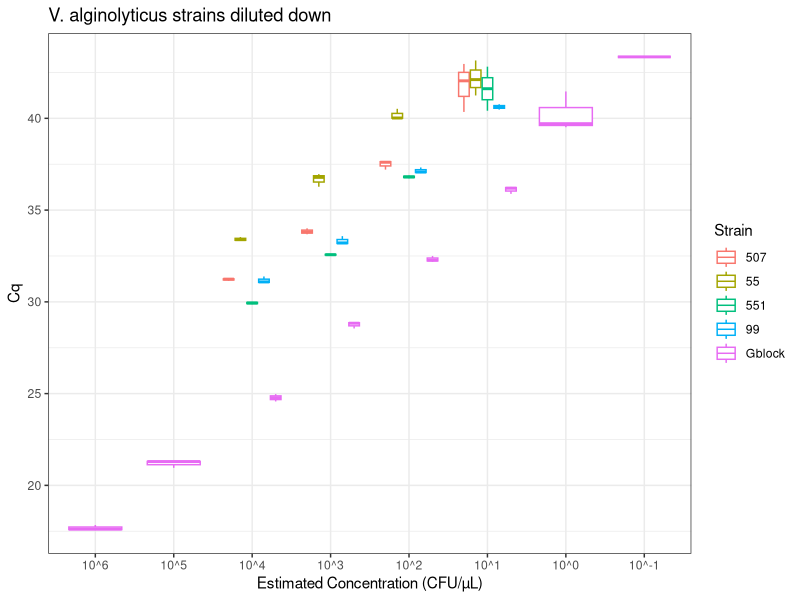
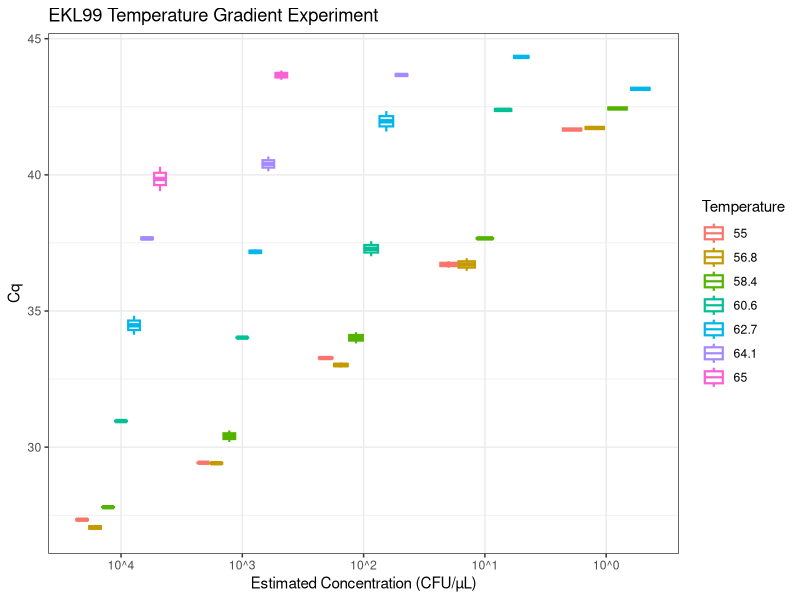

Generate these figures, in order, with R:
## ---- chunk 1
library(here)
library(tidyverse)
## ---- chunk 2
d<- read_csv(here("data", "raw_data", "qpcr", "va","va_diluted_down_strains.csv"))
g<- read_csv(here("data", "raw_data", "qpcr", "va","va_gblock.csv"))
grad<- read_csv(here("data", "raw_data", "qpcr", "va","va_gradient.csv"))
## ---- chunk 3
d<-
  d %>%
  select(Sample, Cq)

g<-
  g %>%
  select(concentration, Cq)

grad<-
  grad %>%
  select(Well, Sample, Cq)
## ---- chunk 4
d<-
  d %>%
  mutate(strain = substr(Sample, 1,3),
         dilution = substr(Sample, 4,5)) 

g<-
  g %>%
  mutate(strain = "Gblock") %>%
  filter(!is.na(Cq))

grad<-
  grad %>%
  mutate(temp = case_when(grepl("A", Well) ~ "65",
         grepl("D", Well) ~ "64.1",
         grepl("F", Well) ~ "62.7",
         grepl("H", Well) ~ "60.6",
         grepl("J", Well) ~ "58.4",
         grepl("L", Well) ~ "56.8",
         grepl("P", Well) ~ "55"),
         Sample = recode(Sample, "e4" = "10^4"),
         Sample = recode(Sample, "e3" = "10^3"),
         Sample = recode(Sample, "e2" = "10^2"),
         Sample = recode(Sample, "e1" = "10^1"),
         Sample = recode(Sample, "e0" = "10^0"),
         Sample = recode(Sample, "Raw" = "10^5"),
         Sample = recode(Sample, "Raw_e5" = "10^5")) %>%
  filter(!Sample %in% "NTC") 
## ---- chunk 5
d$strain<- gsub('_', '', d$strain)
d$dilution<- gsub('_', '', d$dilution)

d<-
  d %>%
  mutate(concentration = case_when(dilution == "1" ~ "10^4",
                                   dilution == "2" ~ "10^3",
                                   dilution == "3" ~ "10^2",
                                   dilution == "4" ~ "10^1")) %>%
  select(!c(Sample, dilution))
## ---- chunk 6
df_line <- grad %>% group_by(Sample) %>% summarise(mean_y = mean(Cq))
## ---- chunk 7
master<-
  rbind(d,g)
## ---- chunk 8
master %>%
  ggplot() + geom_boxplot(
    aes(x = concentration,
        y = Cq,
        color = strain)) +
  theme_bw() +
  labs(x = "Estimated Concentration (CFU/µL)",
       title = "V. alginolyticus strains diluted down",
       color = "Strain") +
  scale_x_discrete(limits = c("10^6", "10^5", "10^4", "10^3", "10^2", "10^1", "10^0", "10^-1"))

## ---- chunk 9
grad %>%
  ggplot() +
  geom_boxplot(
    aes(x = Sample,
        y = Cq,
        color = temp),
    size = 0.75) + 
  theme_bw() +
  labs(x = "Estimated Concentration (CFU/µL)",
       title = "EKL99 Temperature Gradient Experiment",
       color = "Temperature") +
  scale_x_discrete(limits = c("10^4", "10^3", "10^2", "10^1", "10^0"))
